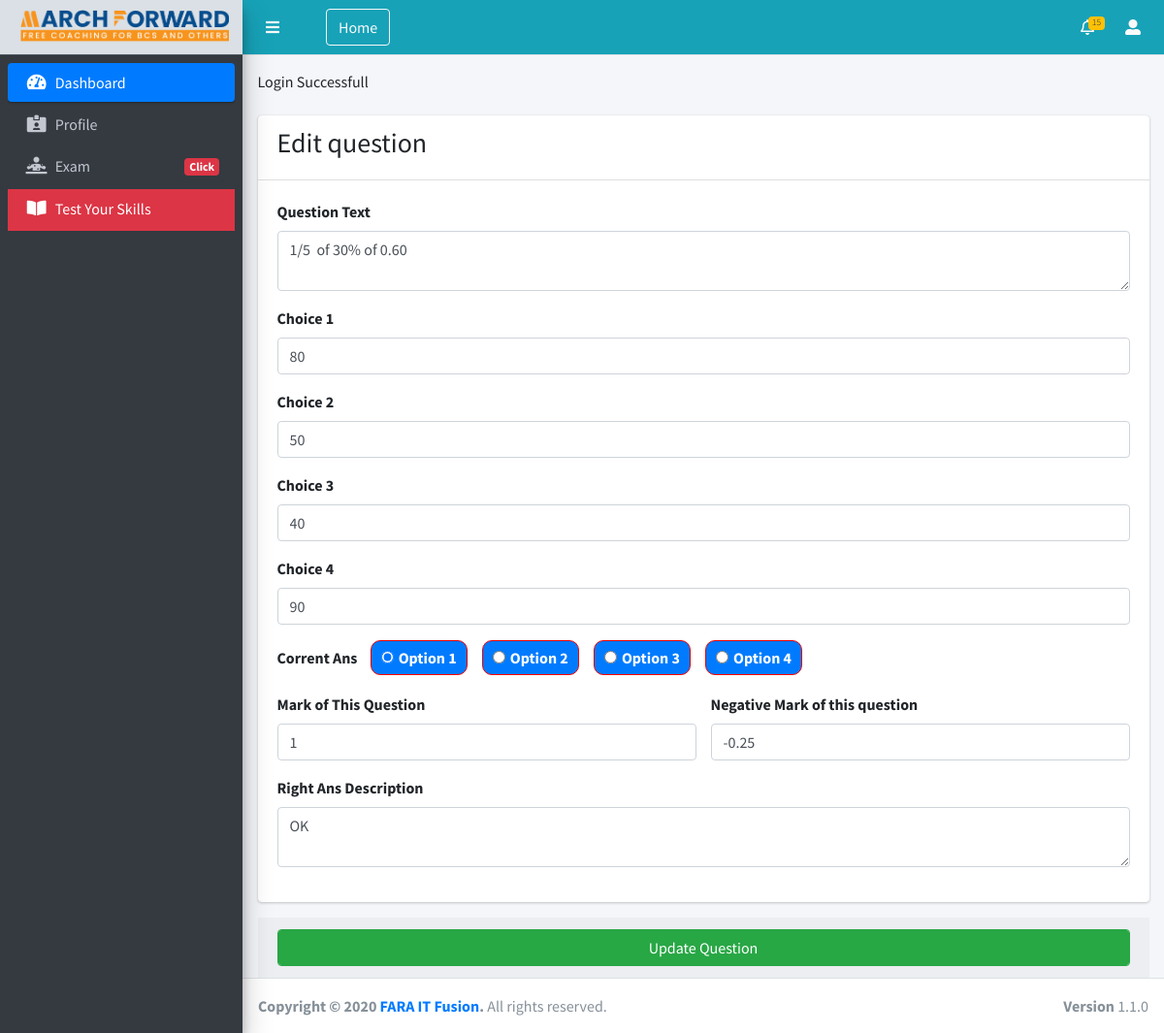
Screenshot of /edit-question.php?quesID=31 (signed in) with the database file from the repository.
### tables this page shows
CREATE TABLE `questions` (
  `id` int(100) NOT NULL,
  `examID` int(100) NOT NULL,
  `questionName` varchar(5000) NOT NULL,
  `question_number` int(11) NOT NULL,
  `firstOptn` varchar(2000) NOT NULL,
  `secondOptn` varchar(2000) NOT NULL,
  `thirdOptn` varchar(2000) NOT NULL,
  `fourthOptn` varchar(2000) NOT NULL,
  `rightAns` int(5) NOT NULL,
  `mark` varchar(10) NOT NULL,
  `negativeMark` varchar(10) NOT NULL,
  `rightAnsDes` text NOT NULL,
  `date` timestamp NOT NULL DEFAULT CURRENT_TIMESTAMP ON UPDATE CURRENT_TIMESTAMP
);

### edit-question.php (the view, shortened to what this page needs)
<?php include("header.php"); ?>
<?php include ("left-sidebar.php");?>
<div class="wrapper">
  <div class="content-wrapper">
    <div class="content-header">
      <div class="container-fluid">
        <div class="row mb-2">
          <div class="col-sm-12">
            <div><?php display_message() ?></div>
          </div>
        </div>
      </div>
    </div>
    <section class="content">
      <div class="container-fluid">
        <div class="row">
<?php
 $quesID = $_GET['quesID'];
 $quesQuery = query("SELECT * FROM questions WHERE id='$quesID'");
 $rowOfQuestion = fetch_array($quesQuery);
?>
            <div class="col-12">
           <div class="card">
               <div class="card-header">
                   <h3>Edit question</h3>
               </div>
               <form method="post" id="insert_form">
                <div class="card-body">
                    <div class="form-group">
                        <label for="exampleInputEmail1">Question Text</label>
                        <textarea id="" class="form-control" name="question_text" row="50"  required><?php echo $rowOfQuestion['questionName'];?></textarea>
                    </div>
                    <div class="form-group">
                        <label for="exampleInputEmail1">Choice 1</label>
                        <input type="text" name="choice1" class="form-control" value="<?php echo $rowOfQuestion['firstOptn'];?>" required>
                    </div>
                    <div class="form-group">
                        <label for="exampleInputEmail1">Choice 2</label>
                        <input type="text" name="choice2" class="form-control" value="<?php echo $rowOfQuestion['secondOptn'];?>" required>
                    </div>
                    <div class="form-group">
                        <label for="exampleInputEmail1">Choice 3</label>
                        <input type="text" name="choice3" class="form-control" value="<?php echo $rowOfQuestion['thirdOptn'];?>" required>
                    </div>
                    <div class="form-group">
                        <label for="exampleInputEmail1">Choice 4</label>
                        <input type="text" name="choice4" class="form-control" value="<?php echo $rowOfQuestion['fourthOptn'];?>"  required>
                    </div>
                    <div class="form-group">
                                 <label for="exampleInputEmail1">Corrent Ans</label>
                        <div class="form-check form-check-inline bg-primary" style="padding: 5px 10px; border: 1px solid red; border-radius: 10px; margin-left: 10px;">
                             <input class="form-check-input" type="radio" name="correctAns" id="inlineRadio1" value="1" <?php if($rowOfQuestion['rightAns'] == 1){ echo "checked";}?>>
                                <label class="form-check-label" for="inlineRadio1"><b>Option 1</b></label>
                        </div>
                        <div class="form-check form-check-inline bg-primary" style="padding: 5px 10px; border: 1px solid red; border-radius: 10px;">
                                <input class="form-check-input" type="radio" name="correctAns" id="inlineRadio2" value="2" <?php if($rowOfQuestion['rightAns'] == 2){ echo "checked";}?>>
                                <label class="form-check-label" for="inlineRadio2"><b>Option 2</b></label>
                        </div>
                        <div class="form-check form-check-inline bg-primary" style="padding: 5px 10px; border: 1px solid red; border-radius: 10px;">
                                <input class="form-check-input" type="radio" name="correctAns" id="inlineRadio3" value="3" <?php if($rowOfQuestion['rightAns'] == 3){ echo "checked";}?>>
                                <label class="form-check-label" for="inlineRadio3"><b>Option 3</b></label>
                        </div>
                        <div class="form-check form-check-inline bg-primary" style="padding: 5px 10px; border: 1px solid red; border-radius: 10px;">
                                <input class="form-check-input" type="radio" name="correctAns" id="inlineRadio4" value="4" <?php if($rowOfQuestion['rightAns'] == 4){ echo "checked";}?>>
                                <label class="form-check-label" for="inlineRadio4"><b>Option 4</b></label>
                        </div>
                            </div>
                             <div class="row">
                        <div class="col-md-6">
                            <div class="form-group">
                                <label for="exampleInputEmail1">Mark of This Question</label>
                                <input type="number" name="markOfQuestion" class="form-control" placeholder="EX: 1"  step=any  value="<?php echo $rowOfQuestion['mark'];?>"   required>
                            </div>
                        </div>
                        <div class="col-md-6">
                            <div class="form-group">
                                <label for="exampleInputEmail1">Negative Mark of this question</label>
                                <input type="number" name="negativeMark" class="form-control" placeholder="EX: -1"step=any  value="<?php echo $rowOfQuestion['negativeMark'];?>"   required>
                            </div>
                        </div>
                    </div>
                    <div class="form-group">
                                <label for="">Right Ans Description</label>
                                <textarea id="" class="form-control" name="rightAnsDes" row="50"  required><?php echo $rowOfQuestion['rightAnsDes'];?></textarea>
                            </div>
                </div>
                </div>
                <div class="card-footer">
                  <input  type="submit" name="editQuestion" id="insert" value="Update Question" class="btn btn-success form-control">
                </div>
            </div>
            </div>
        </div>
      </div>
  </div>
            <?php include("footer.php"); ?>

### rows the page displays
questions: question_text "1/5 of 30% of 0.60", choice1 "80", choice2 "50", choice3 "40", choice4 "90", rightAns "☑ Option 1", rightAns "☐ Option 2", rightAns "☐ Option 3", rightAns "☐ Option 4", markOfQuestion "1", negativeMark "-0.25", rightAnsDes "OK"

### other values shown
$_SESSION['message'] "Login Successfull"
